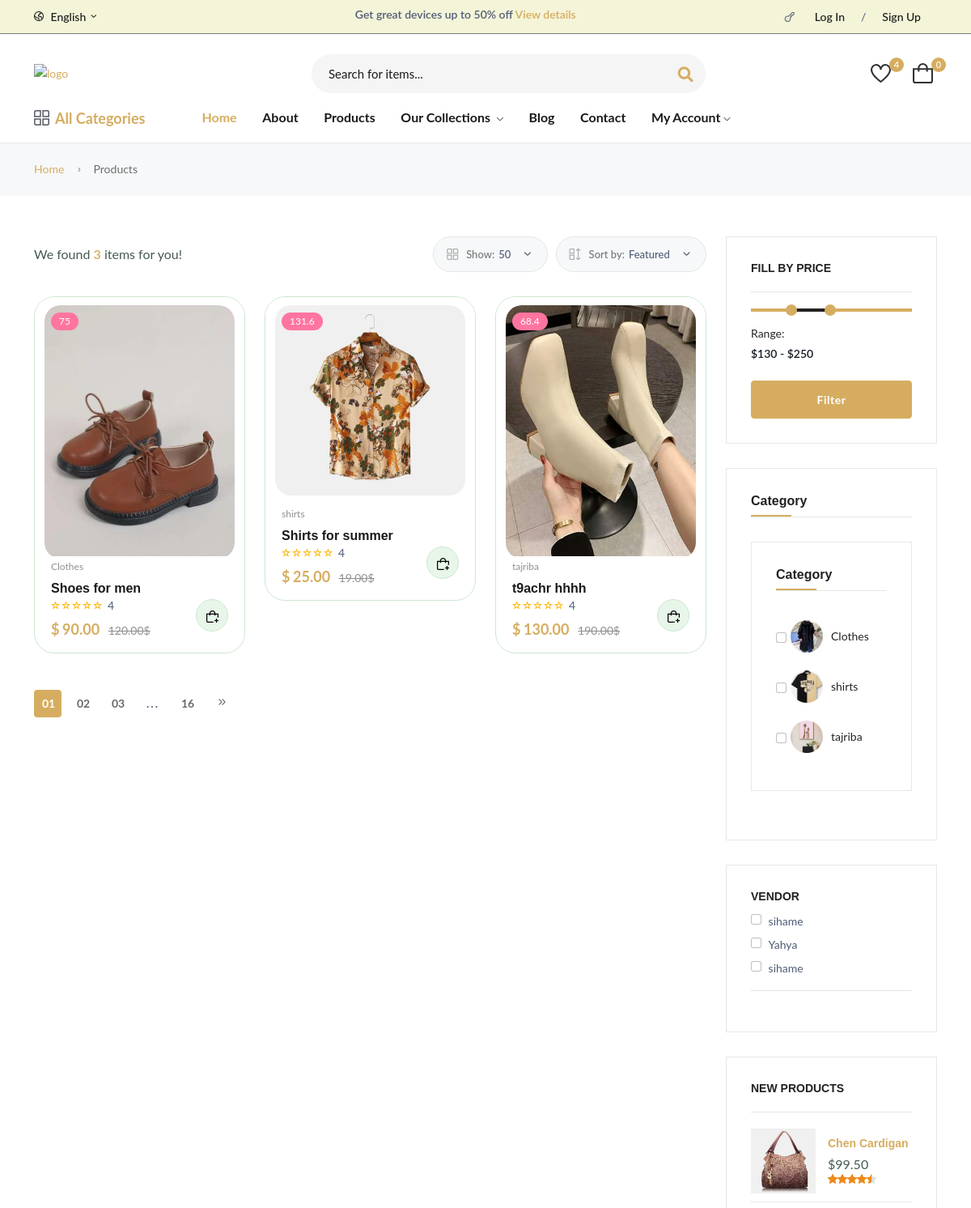
Before: /products/ (upper part) with the older database file.
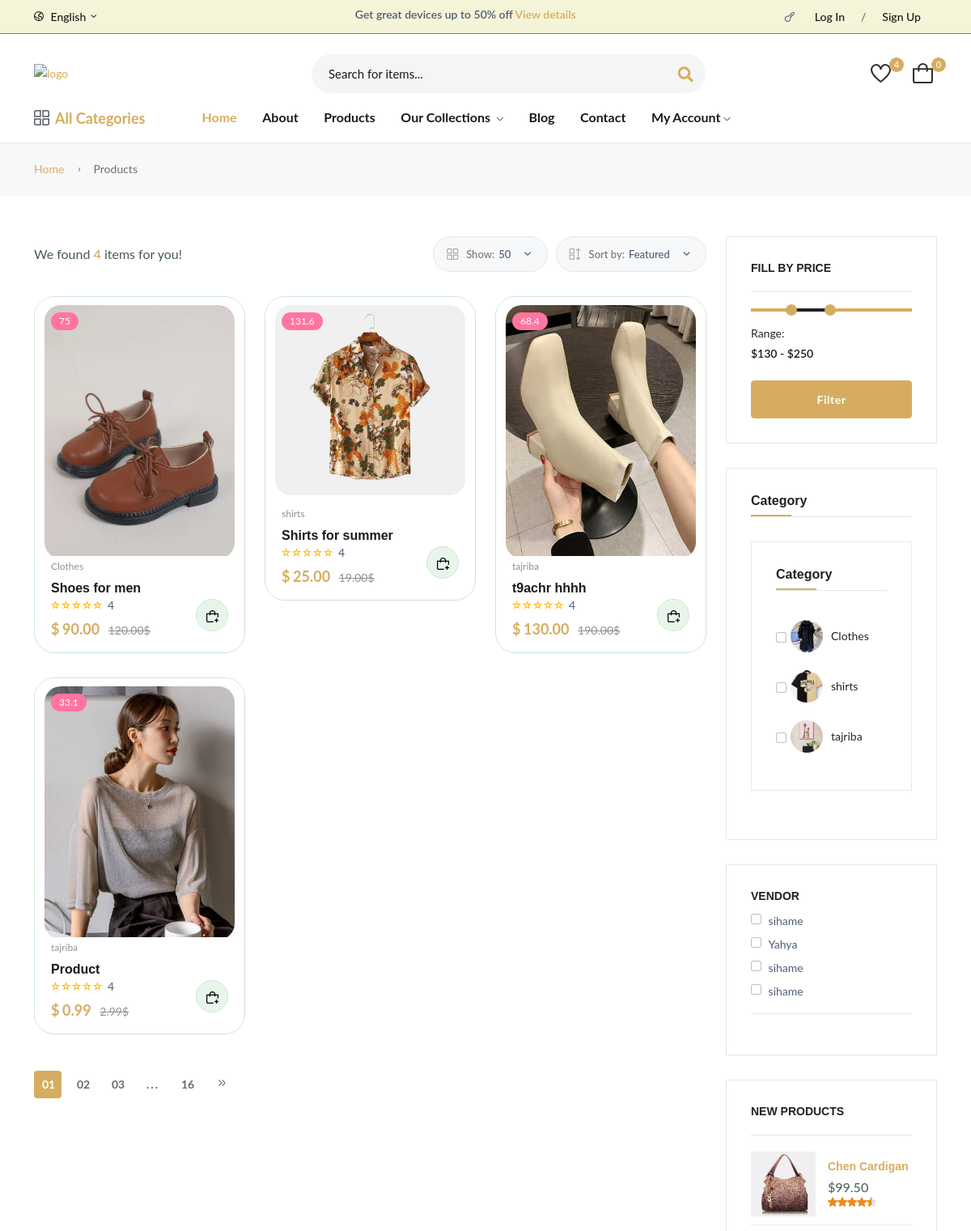
After: the same page with the newer database file.
### ecommerce/models.py (models this page shows, shortened)
class Product(models.Model):
    pid = ShortUUIDField(unique=True, length = 10, max_length = 20, prefix="pro", alphabet = "abcdefgh12345")
    user = models.ForeignKey(User, on_delete=models.SET_NULL, null=True)
    category = models.ForeignKey(Category, on_delete=models.SET_NULL, null=True, related_name ="category")
    vendor = models.ForeignKey(Vendor, on_delete=models.SET_NULL, null=True, related_name="products")
    title = models.CharField(max_length=100, default="Product")
    image = models.ImageField(upload_to=user_directory_path, default="product.jpg")
    small_description = RichTextUploadingField(null=True, blank=True, default="small description")
    description = RichTextUploadingField(null=True, blank=True, default="This is the product")
    price = models.DecimalField(max_digits=99999999999999, decimal_places=2, default="0.99")
    old_price = models.DecimalField(max_digits=99999999999999, decimal_places=2, default="2.99")
    specifications = RichTextUploadingField(null=True, blank = True)
    type = models.CharField(max_length=100, default="Organic", null=True, blank = True)
    stock_count = models.CharField(max_length=100, default="12", null=True, blank = True)
    waranty = models.CharField(max_length=100, default="1", null=True, blank = True)
    mfd = models.DateTimeField(auto_now_add=False, null=True, blank = True)
    p_quantity = models.CharField(max_length=100, default="2 shoes")
    frame = models.CharField(max_length=10, default="Iron")
    weight_wo_wheels = models.CharField(max_length=10, default="20LBS")
    weight_capacity = models.CharField(max_length=10, default="80LBS")
    size = models.CharField(max_length=10, default="All Sizes")
    tags = TaggableManager(blank = True)
    product_status = models.CharField(choices=STATUS_CHOICE, max_length=10, default="in_review")
    p_return = models.CharField(choices=RETURN, max_length=50, default="7 Days Return Policy")
    cod = models.CharField(choices=COD, max_length=50, default="Cash on Delivery Available")
    color = models.CharField(choices=COLOR_CHOICES, max_length=50, blank=True, null=True)
    Type_of_packing = models.CharField(choices=PACKAGE_CHOICES, max_length=50, blank=True, null=True, default="Foil Sealed Bags")
    status = models.BooleanField(default=True)
    in_stock = models.BooleanField(default=True)
    featured = models.BooleanField(default=False)
    digital = models.BooleanField(default=False)
    sku = ShortUUIDField(unique=True, length = 10, max_length = 20, prefix="SKU", alphabet = "ABCD1234")
    date = models.DateTimeField(auto_now_add=True)
    updated = models.DateTimeField(null=True, blank=True)
    class Meta:
        verbose_name_plural = "Products"
    def get_percentage(self):
        new_price = (self.price / self.old_price) * 100
        return new_price

class Category(models.Model):
    cid = ShortUUIDField(unique=True, length = 10, max_length = 20, prefix="cat", alphabet = "abcdefgh12345")
    title = models.CharField(max_length=100, default="")
    image = models.ImageField(upload_to="category", default="category.jpg")
    class Meta:
        verbose_name_plural = "Categories"
    def __str__(self):
        return self.title

class Vendor(models.Model):
    vid = ShortUUIDField(unique=True, length = 10, max_length = 20, prefix="ven", alphabet = "abcdefgh12345")
    title = models.CharField(max_length=100, default="Vendor")
    image = models.ImageField(upload_to=user_directory_path, default="vendor.jpg")
    cover_image = models.ImageField(upload_to=user_directory_path, default="vendor.jpg")
    description = RichTextUploadingField(null=True, blank=True, default="I am an Amazing Vendor")
    address = models.CharField(max_length=100, default="123 casabarata")
    contact = models.CharField(max_length=100, default="+212 65447xx120")
    chat_resp_time = models.CharField(max_length=100, default="100")
    shipping_on_time = models.CharField(max_length=100)
    authentic_rating = models.CharField(max_length=100)
    days_return = models.CharField(max_length=100)
    warranty_period = models.CharField(max_length=100)
    facebook = models.URLField(blank=True, null=True)
    instagram = models.URLField(blank=True, null=True)
    linkedin = models.URLField(blank=True, null=True)
    user = models.ForeignKey(User, on_delete=models.SET_NULL, null=True)
    date = models.DateTimeField(auto_now_add=True, null = True,blank = True)
    class Meta:
        verbose_name_plural = "Vendors"

### ecommerce/views.py (the view)
# urls.py: path('products/', product_list_view, name='product-list'),
def product_list_view(request):
    products = Product.objects.filter(product_status = "published")
    vendors = [product.vendor for product in products]
    context = {
        "products": products,
        'vendors': vendors
    }
    return render(request, 'ecommerce/product-list.html', context)

### ecommerce/context_processor.py (called while the page is built)
def default(request):
    categories = Category.objects.all()
    try:
        address = Address.objects.get(user=request.user)
    except:
        address = None
    return {
        'categories':categories,
        'address':address,
    }

### templates/ecommerce/product-list.html (shortened to what the changed rows need)
{% extends "patials/base.html" %}
{% load static%}
{% block content %}
            <main class="main">
        <section class="mt-50 mb-50">
            <div class="container">
                <div class="row">
                    <div class="col-lg-9">
                        <div class="shop-product-fillter">
                            <div class="totall-product">
                                <p> We found <strong class="text-brand">{{products.count}}</strong> items for you!</p>
                            </div>
                        </div>
                        <div class="row product-grid-3" id="filtered-products">
                            {% for product in products %}
                            <div class="col-lg-4 col-md-4 col-6 col-sm-6">
                                <div class="product-cart-wrap mb-30">
                                    <div class="product-img-action-wrap">
                                        <div class="product-img product-img-zoom">
                                            <a href="{% url 'ecommerce:product-detail' product.pid %}">
                                                <img class="default-img" src="{{product.image.url}}" alt="">
                                            </a>
                                        </div>
                                        <div class="product-badges product-badges-position product-badges-mrg">
                                            <span class="hot">{{product.get_percentage|floatformat}}</span>
                                        </div>
                                    </div>
                                    <div class="product-content-wrap">
                                        <div class="product-category">
                                            <a href="product-list.html">{{product.category}}</a>
                                        </div>
                                        <h2><a href="product-details.html">{{product.title}}</a></h2>
                                        <div class="rating-result" title="90%">
                                            <span>
                                                <span>4</span>
                                            </span>
                                        </div>
                                        <div class="product-price">
                                            <span>$</span> <span class="current-product-price{{product.id}}">{{product.price}}</span>
                                            <span class="old-price"> {{product.old_price}}$ </span>
                                        </div>
                                        <div class="product-action-1 show">
                                            <button aria-label="Add To Cart" class="add add-to-cart-btn" data-index="{{product.id}}" id = "add-to-cart-btn"><i class="fi-rs-shopping-bag-add"></i></button>
                                        </div>
                                    </div>
                                </div>
                            </div>
                            {% endfor %}
                        </div>
                    </div>
                    <div class="col-lg-3 primary-sidebar sticky-sidebar">
                        <div class="widget-category mb-30">
                            <ul class="categories">
                                <div class="widget-category mb-30">
                                    <ul class="categories">
                                        {% for c in categories %}
                                        <li class="category-item">
                                            <input class="form-check-input filter-checkbox" type="checkbox" name="checkbox" data-filter="category" id="examplecheckbox2" value="{{ c.id }}" />
                                            <a href="{% url 'ecommerce:category_product_list' c.cid %}" class="category-link">
                                                <img class="category-icon" src="{{ c.image.url }}" alt="{{ c.title }}">
                                                <span class="category-title">{{ c.title }}</span>
                                            </a>
                                        </li>
                                        {% endfor %}
                                    </ul>
                                </div>
                        </div>
                        <div class="sidebar-widget price_range range mb-30">
                            <div class="widget-header position-relative mb-20 pb-10">
                                <div class="d-flex">
                                    <div class="custom-checkbox mr-80">
                                        {%for v in vendors %}
                                            <input class="form-check-input filter-checkbox" data-filter="vendor" type="checkbox" name="checkbox" id="examplecheckbox1" value="{{ v.id }}" />
                                            <label class="form-check-label"
                                            for="examplecheckbox1"><span>{{v.title}}</span></label>
                                            <br />
                                        {%endfor%}
                                    </div>
                                </div>
                            </div>
                        </div>
                    </div>
                </div>
            </div>
        </section>
</main>
{% endblock content %}

Changed rows visible on the page:
added Product: image (picture), get_percentage "33.1", category "tajriba", title "Product", price "0.99", old_price "2.99"
now on one of the page's lists (row unchanged): Vendor: title "sihame"
Other visible differences:
{{ products.count }}: "3" → "4"
